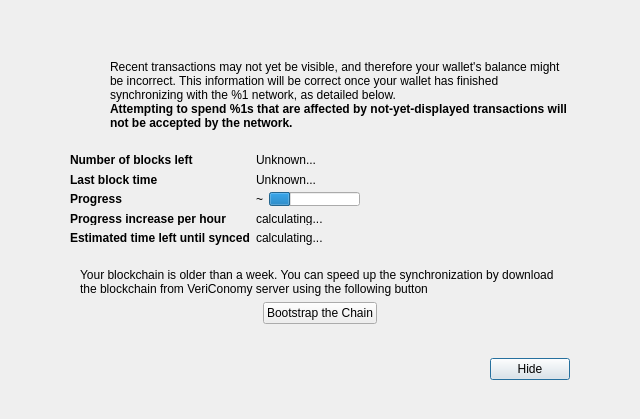
<?xml version="1.0" encoding="UTF-8"?>
<ui version="4.0">
 <class>ModalOverlay</class>
 <widget class="QWidget" name="ModalOverlay">
  <property name="geometry">
   <rect>
    <x>0</x>
    <y>0</y>
    <width>640</width>
    <height>419</height>
   </rect>
  </property>
  <property name="windowTitle">
   <string>Form</string>
  </property>
  <layout class="QVBoxLayout" name="verticalLayout" stretch="0">
   <property name="sizeConstraint">
    <enum>QLayout::SetDefaultConstraint</enum>
   </property>
   <property name="leftMargin">
    <number>0</number>
   </property>
   <property name="topMargin">
    <number>0</number>
   </property>
   <property name="rightMargin">
    <number>0</number>
   </property>
   <property name="bottomMargin">
    <number>0</number>
   </property>
   <item>
    <widget class="QWidget" name="bgWidget" native="true">
     <layout class="QVBoxLayout" name="verticalLayoutMain" stretch="1">
      <property name="leftMargin">
       <number>60</number>
      </property>
      <property name="topMargin">
       <number>30</number>
      </property>
      <property name="rightMargin">
       <number>60</number>
      </property>
      <property name="bottomMargin">
       <number>30</number>
      </property>
      <item>
       <widget class="QWidget" name="contentWidget" native="true">
        <layout class="QVBoxLayout" name="verticalLayoutSub" stretch="1,0,0,0,0">
         <property name="spacing">
          <number>0</number>
         </property>
         <property name="leftMargin">
          <number>10</number>
         </property>
         <property name="topMargin">
          <number>10</number>
         </property>
         <property name="rightMargin">
          <number>10</number>
         </property>
         <property name="bottomMargin">
          <number>10</number>
         </property>
         <item>
          <layout class="QHBoxLayout" name="horizontalLayoutIconText" stretch="0,1">
           <property name="topMargin">
            <number>20</number>
           </property>
           <item>
            <layout class="QVBoxLayout" name="verticalLayoutIcon">
             <property name="leftMargin">
              <number>0</number>
             </property>
             <item>
              <widget class="QPushButton" name="warningIcon">
               <property name="enabled">
                <bool>false</bool>
               </property>
               <property name="text">
                <string/>
               </property>
               <property name="icon">
                <iconset resource="../vericonomy.qrc">
                 <normaloff>:/icons/warning</normaloff>
                 <disabledoff>:/icons/warning</disabledoff>:/icons/warning</iconset>
               </property>
               <property name="iconSize">
                <size>
                 <width>48</width>
                 <height>48</height>
                </size>
               </property>
               <property name="flat">
                <bool>true</bool>
               </property>
              </widget>
             </item>
             <item>
              <spacer name="verticalSpacerWarningIcon">
               <property name="orientation">
                <enum>Qt::Vertical</enum>
               </property>
               <property name="sizeHint" stdset="0">
                <size>
                 <width>20</width>
                 <height>40</height>
                </size>
               </property>
              </spacer>
             </item>
            </layout>
           </item>
           <item>
            <layout class="QVBoxLayout" name="verticalLayoutInfoText">
             <property name="leftMargin">
              <number>0</number>
             </property>
             <property name="topMargin">
              <number>0</number>
             </property>
             <item>
              <widget class="QLabel" name="infoText">
               <property name="text">
                <string>Recent transactions may not yet be visible, and therefore your wallet's balance might be incorrect. This information will be correct once your wallet has finished synchronizing with the %1 network, as detailed below.</string>
               </property>
               <property name="textFormat">
                <enum>Qt::RichText</enum>
               </property>
               <property name="wordWrap">
                <bool>true</bool>
               </property>
              </widget>
             </item>
             <item>
              <widget class="QLabel" name="infoTextStrong">
               <property name="font">
                <font>
                 <weight>75</weight>
                 <bold>true</bold>
                </font>
               </property>
               <property name="text">
                <string>Attempting to spend %1s that are affected by not-yet-displayed transactions will not be accepted by the network.</string>
               </property>
               <property name="textFormat">
                <enum>Qt::RichText</enum>
               </property>
               <property name="wordWrap">
                <bool>true</bool>
               </property>
              </widget>
             </item>
             <item>
              <spacer name="verticalSpacerInTextSpace">
               <property name="orientation">
                <enum>Qt::Vertical</enum>
               </property>
               <property name="sizeHint" stdset="0">
                <size>
                 <width>20</width>
                 <height>40</height>
                </size>
               </property>
              </spacer>
             </item>
            </layout>
           </item>
          </layout>
         </item>
         <item>
          <spacer name="verticalSpacerAfterText">
           <property name="orientation">
            <enum>Qt::Vertical</enum>
           </property>
           <property name="sizeHint" stdset="0">
            <size>
             <width>20</width>
             <height>40</height>
            </size>
           </property>
          </spacer>
         </item>
         <item>
          <layout class="QFormLayout" name="formLayout">
           <property name="fieldGrowthPolicy">
            <enum>QFormLayout::FieldsStayAtSizeHint</enum>
           </property>
           <property name="horizontalSpacing">
            <number>6</number>
           </property>
           <property name="verticalSpacing">
            <number>6</number>
           </property>
           <property name="topMargin">
            <number>10</number>
           </property>
           <item row="0" column="0">
            <widget class="QLabel" name="labelNumberOfBlocksLeft">
             <property name="font">
              <font>
               <weight>75</weight>
               <bold>true</bold>
              </font>
             </property>
             <property name="text">
              <string>Number of blocks left</string>
             </property>
            </widget>
           </item>
           <item row="0" column="1">
            <widget class="QLabel" name="numberOfBlocksLeft">
             <property name="text">
              <string>Unknown...</string>
             </property>
            </widget>
           </item>
           <item row="1" column="0">
            <widget class="QLabel" name="labelLastBlockTime">
             <property name="font">
              <font>
               <weight>75</weight>
               <bold>true</bold>
              </font>
             </property>
             <property name="text">
              <string>Last block time</string>
             </property>
            </widget>
           </item>
           <item row="1" column="1">
            <widget class="QLabel" name="newestBlockDate">
             <property name="sizePolicy">
              <sizepolicy hsizetype="Maximum" vsizetype="Preferred">
               <horstretch>0</horstretch>
               <verstretch>0</verstretch>
              </sizepolicy>
             </property>
             <property name="text">
              <string>Unknown...</string>
             </property>
            </widget>
           </item>
           <item row="2" column="0">
            <widget class="QLabel" name="labelSyncDone">
             <property name="font">
              <font>
               <weight>75</weight>
               <bold>true</bold>
              </font>
             </property>
             <property name="text">
              <string>Progress</string>
             </property>
            </widget>
           </item>
           <item row="2" column="1">
            <layout class="QHBoxLayout" name="horizontalLayoutSync" stretch="0,1">
             <item>
              <widget class="QLabel" name="percentageProgress">
               <property name="text">
                <string notr="true">~</string>
               </property>
              </widget>
             </item>
             <item>
              <widget class="QProgressBar" name="progressBar">
               <property name="value">
                <number>24</number>
               </property>
               <property name="format">
                <string/>
               </property>
              </widget>
             </item>
            </layout>
           </item>
           <item row="4" column="0">
            <widget class="QLabel" name="labelProgressIncrease">
             <property name="font">
              <font>
               <weight>75</weight>
               <bold>true</bold>
              </font>
             </property>
             <property name="text">
              <string>Progress increase per hour</string>
             </property>
            </widget>
           </item>
           <item row="4" column="1">
            <widget class="QLabel" name="progressIncreasePerH">
             <property name="text">
              <string>calculating...</string>
             </property>
            </widget>
           </item>
           <item row="5" column="0">
            <widget class="QLabel" name="labelEstimatedTimeLeft">
             <property name="font">
              <font>
               <weight>75</weight>
               <bold>true</bold>
              </font>
             </property>
             <property name="text">
              <string>Estimated time left until synced</string>
             </property>
            </widget>
           </item>
           <item row="5" column="1">
            <widget class="QLabel" name="expectedTimeLeft">
             <property name="text">
              <string>calculating...</string>
             </property>
            </widget>
           </item>
          </layout>
         </item>
         <item>
          <layout class="QHBoxLayout" name="horizontalLayoutButtons">
           <property name="spacing">
            <number>0</number>
           </property>
           <property name="leftMargin">
            <number>0</number>
           </property>
           <property name="topMargin">
            <number>0</number>
           </property>
           <property name="rightMargin">
            <number>0</number>
           </property>
           <item>
            <widget class="QWidget" name="bootstrapModal" native="true">
             <property name="enabled">
              <bool>true</bool>
             </property>
             <layout class="QVBoxLayout" name="verticalLayout_3">
              <property name="leftMargin">
               <number>10</number>
              </property>
              <property name="topMargin">
               <number>10</number>
              </property>
              <property name="rightMargin">
               <number>10</number>
              </property>
              <property name="bottomMargin">
               <number>10</number>
              </property>
              <item>
               <spacer name="verticalSpacer">
                <property name="orientation">
                 <enum>Qt::Vertical</enum>
                </property>
                <property name="sizeHint" stdset="0">
                 <size>
                  <width>20</width>
                  <height>40</height>
                 </size>
                </property>
               </spacer>
              </item>
              <item>
               <widget class="QLabel" name="label">
                <property name="text">
                 <string>Your blockchain is older than a week. You can speed up the synchronization by download the blockchain from VeriConomy server using the following button</string>
                </property>
                <property name="scaledContents">
                 <bool>true</bool>
                </property>
                <property name="wordWrap">
                 <bool>true</bool>
                </property>
               </widget>
              </item>
              <item>
               <layout class="QHBoxLayout" name="horizontalLayout_3">
                <item>
                 <spacer name="horizontalSpacer">
                  <property name="orientation">
                   <enum>Qt::Horizontal</enum>
                  </property>
                  <property name="sizeHint" stdset="0">
                   <size>
                    <width>40</width>
                    <height>20</height>
                   </size>
                  </property>
                 </spacer>
                </item>
                <item>
                 <widget class="QPushButton" name="bootstrapButton">
                  <property name="enabled">
                   <bool>true</bool>
                  </property>
                  <property name="text">
                   <string>Bootstrap the Chain</string>
                  </property>
                 </widget>
                </item>
                <item>
                 <spacer name="horizontalSpacer_3">
                  <property name="orientation">
                   <enum>Qt::Horizontal</enum>
                  </property>
                  <property name="sizeHint" stdset="0">
                   <size>
                    <width>40</width>
                    <height>20</height>
                   </size>
                  </property>
                 </spacer>
                </item>
               </layout>
              </item>
              <item>
               <spacer name="verticalSpacer_2">
                <property name="orientation">
                 <enum>Qt::Vertical</enum>
                </property>
                <property name="sizeHint" stdset="0">
                 <size>
                  <width>20</width>
                  <height>40</height>
                 </size>
                </property>
               </spacer>
              </item>
             </layout>
            </widget>
           </item>
          </layout>
         </item>
         <item>
          <layout class="QHBoxLayout" name="horizontalLayoutButtons1">
           <property name="leftMargin">
            <number>10</number>
           </property>
           <property name="topMargin">
            <number>10</number>
           </property>
           <item>
            <spacer name="horizontalSpacer1">
             <property name="orientation">
              <enum>Qt::Horizontal</enum>
             </property>
             <property name="sizeHint" stdset="0">
              <size>
               <width>40</width>
               <height>20</height>
              </size>
             </property>
            </spacer>
           </item>
           <item>
            <widget class="QPushButton" name="closeButton">
             <property name="text">
              <string>Hide</string>
             </property>
             <property name="shortcut">
              <string>Esc</string>
             </property>
             <property name="focusPolicy">
              <enum>Qt::StrongFocus</enum>
             </property>
             <property name="default">
              <bool>true</bool>
             </property>
            </widget>
           </item>
          </layout>
         </item>
        </layout>
       </widget>
      </item>
     </layout>
    </widget>
   </item>
  </layout>
 </widget>
 <resources/>
 <connections/>
</ui>
